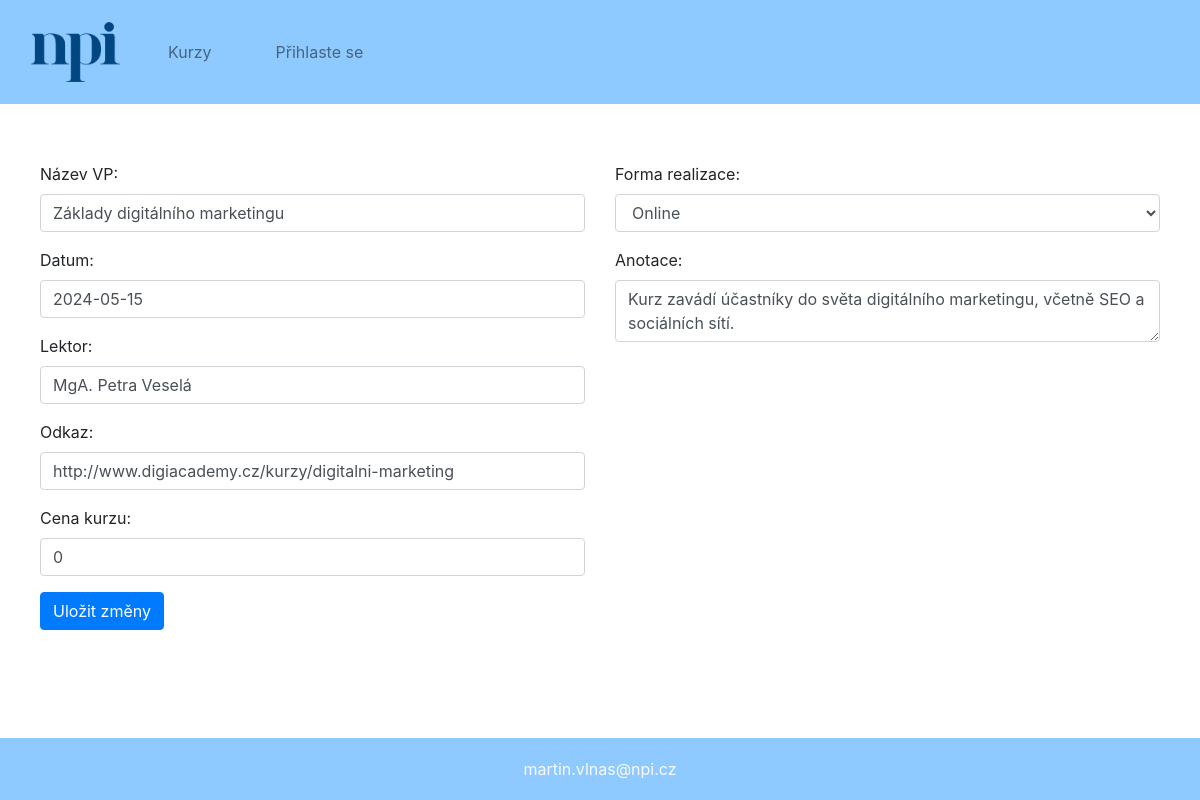
/www/html/edit_event.php?id=2, run on the app's committed database.
### tables this page shows
CREATE TABLE `events` (
  `id` int NOT NULL AUTO_INCREMENT,
  `kategorie` varchar(255) NOT NULL,
  `nazev` varchar(255) NOT NULL,
  `datum` varchar(255) NOT NULL,
  `forma` varchar(255) NOT NULL,
  `lektor` varchar(255) NOT NULL,
  `anotace` varchar(10000) NOT NULL,
  `odkaz` varchar(255) NOT NULL,
  `cena` int,
  `zobrazeno` int unsigned NOT NULL DEFAULT 0,
  PRIMARY KEY (`id`)
);

### www/html/php/db.php (called while the page is built, shortened)
<?php
$servername = "database";
$username = "admin";
$password = "heslo";
$database = "npi_events";
$db_conn = new mysqli($servername, $username, $password, $database);
function dbQuery($sql, $params = []) {
    global $db_conn;
    $stmt = $db_conn->prepare($sql);
    if ($params && $stmt->bind_param(str_repeat("s", count($params)), ...$params) === false) {
        error_log("Chyba při vázání parametrů: " . $stmt->error);
        return false;
    }
    if ($stmt->execute() === false) {
        error_log("Chyba při vykonávání dotazu: " . $stmt->error);
        return false;
    }
    $result = $stmt->get_result();
    if ($result) {
        return $result->fetch_all(MYSQLI_ASSOC);
    } else {
        return [];
    }
}
function getEventById($id) {
    $res = dbQuery("SELECT * FROM events WHERE id = ?", [$id]);
    return $res;
}
?>

### www/html/edit_event.php (the view, shortened to what this page needs)
<?php
require INC . '/html_base.php';
require INC . '/html_nav.php';
require PHP . '/db.php';
if (isset($_GET['id'])){
    $eventId = $_GET['id'];
    $eventData = getEventById($eventId);
    if ($eventData){
    ?>
    <div class="container mt-5">
        <form method="post" action="edit_event.php">
            <div class="row">
                <div class="col-md-6">
                    <div class="form-group">
                        <label for="nazev_VP">Název VP:</label>
                        <input type="text" class="form-control" id="nazev_VP" name="nazev_VP" value="<?php echo htmlspecialchars($eventData[0]['nazev']); ?>" required>
                    </div>
                    <div class="form-group">
                        <label for="datum_VP">Datum:</label>
                        <input type="text" class="form-control" id="datum_VP" name="datum_VP" value="<?php echo htmlspecialchars($eventData[0]['datum']); ?>" required>
                    </div>
                    <div class="form-group">
                        <label for="lektor_VP">Lektor:</label>
                        <input type="text" class="form-control" id="lektor_VP" name="lektor_VP" value="<?php echo htmlspecialchars($eventData[0]['lektor']); ?>" required>
                    </div>
                    <div class="form-group">
                        <label for="odkaz_VP">Odkaz:</label>
                        <input type="text" class="form-control" id="odkaz_VP" name="odkaz_VP" value="<?php echo htmlspecialchars($eventData[0]['odkaz']); ?>" required>
                    </div>
                    <div class="form-group">
                        <label for="cena_VP">Cena kurzu:</label>
                        <?php
                            $cena = htmlspecialchars($eventData[0]['cena']);
                            echo "<input type='number'class='form-control' id='cena_VP' name='cena_VP' value='$cena' min='0' step='1' required>"
                         ?>
                    </div>
                </div>
                <div class="col-md-6">
                    <div class="form-group">
                        <label for="eduform-select">Forma realizace:</label>
                        <select class="form-control" id="eduform-select" name="eduform-select">
                            <?php
                            $currentForm = htmlspecialchars($eventData[0]['forma']);
                            $options = ['Prezenční', 'Online'];
                            foreach ($options as $option) {
                                $selected = ($currentForm === $option) ? ' selected' : '';
                                echo "<option value='$option'$selected>$option</option>";
                            }
                            ?>
                        </select>
                    </div>
                    <div class="form-group">
                        <label for="anotace_VP">Anotace:</label>
                        <textarea class="form-control" id="anotace_VP" name="anotace_VP" required><?php echo htmlspecialchars($eventData[0]['anotace']); ?></textarea>
                    </div>
                </div>
            </div>
            <button type="submit" class="btn btn-primary">Uložit změny</button>
        </form>
    </div>
<?php
    }else {
        errorBox("Kurz který chcete upravit není v DB");
    }
}
require INC . '/html_footer.php';
?>

### www/html/styles.css (style rules this page uses)
body { padding-bottom: 50px !important; }
.container { padding: 10px !important; }

### data on the page
events: nazev_VP "Základy digitálního marketingu", datum_VP "2024-05-15", lektor_VP "MgA. Petra Veselá", odkaz_VP "http://www.digiacademy.cz/kurzy/digitalni-marketing", cena_VP "0", anotace_VP "Kurz zavádí účastníky do světa digitálního marketingu, včetně SEO a sociálních sítí."

### other printed values
form field eduform-select "Online"
